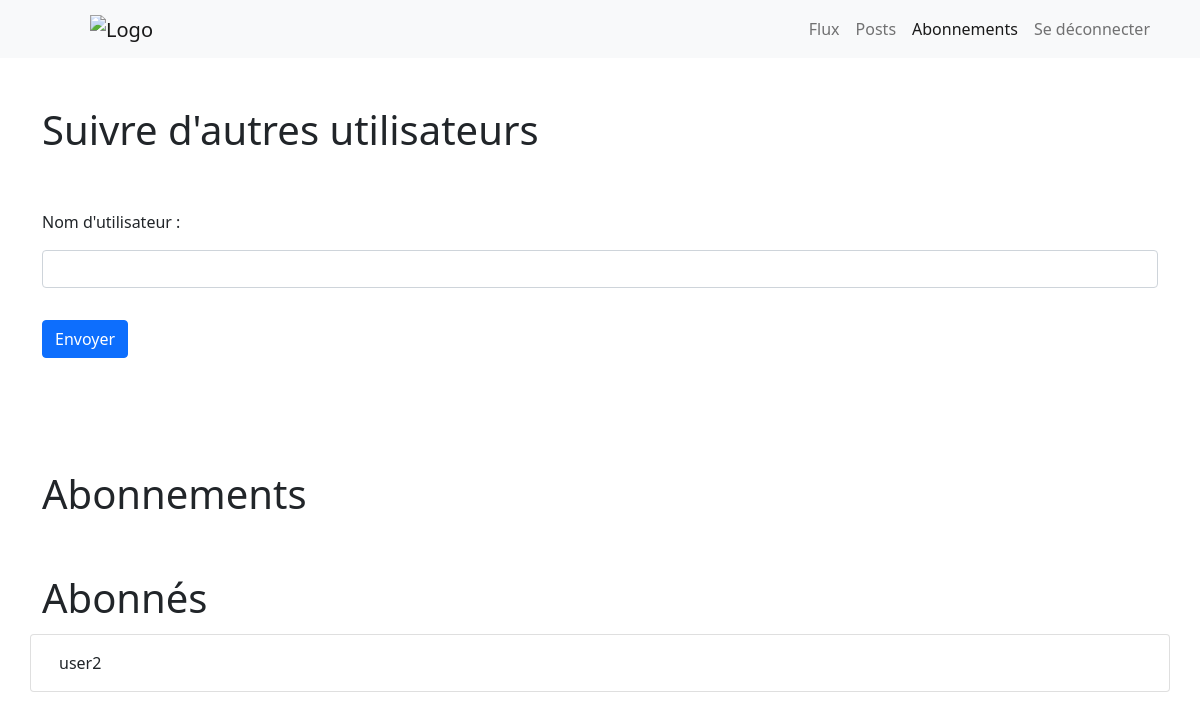
The page /flux/abonnements (signed in) on the database as committed earlier.
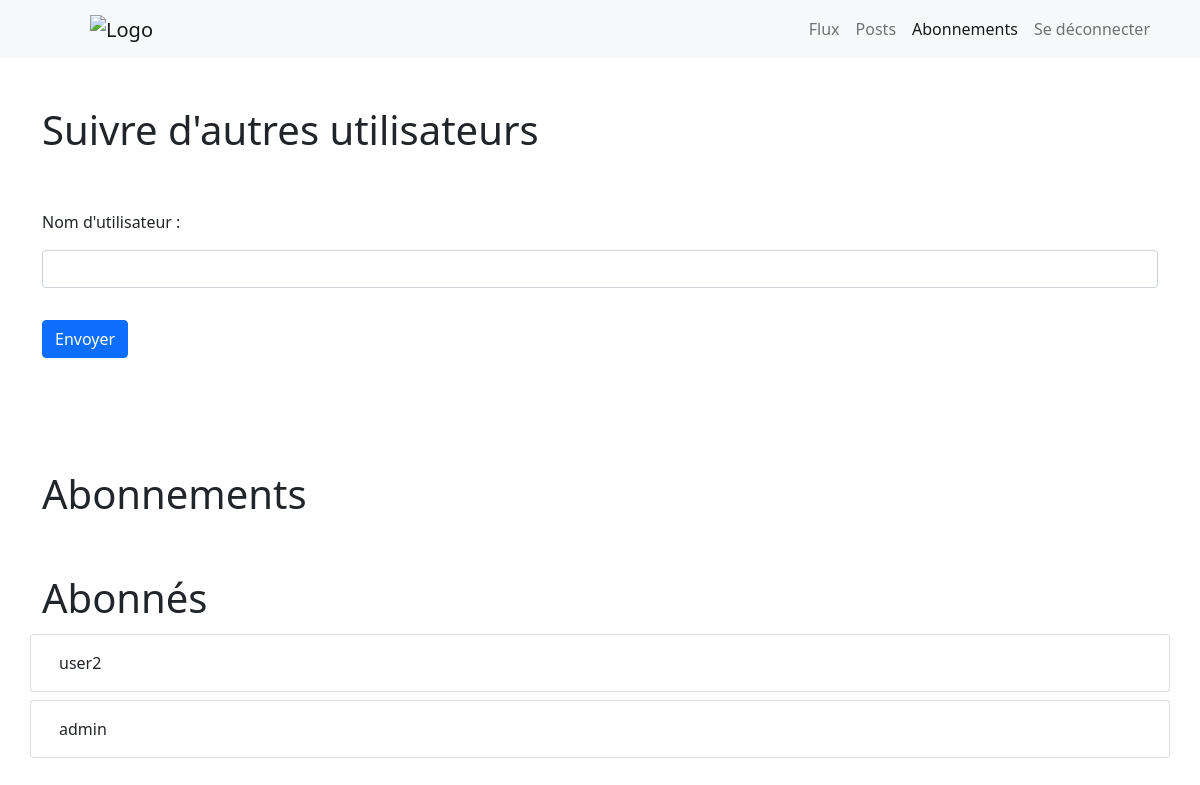
The same page on the database as committed later.
### flux/models.py (models this page shows)
class UserFollows(models.Model):
    user = models.ForeignKey(to=settings.AUTH_USER_MODEL, on_delete=models.CASCADE, related_name='following')
    followed_user = models.ForeignKey(to=settings.AUTH_USER_MODEL, on_delete=models.CASCADE, related_name='followed_by')
    class Meta:
        unique_together = ('user', 'followed_user', )

### flux/views.py (the view, shortened to what this page needs)
# urls.py: path('abonnements', views.abonnements, name='abonnements'),
@login_required
def abonnements(request):
    form = AbonnementsForm
    followed_users = UserFollows.objects.filter(user = request.user.id)
    followers = UserFollows.objects.filter(followed_user = request.user.id)
    context = {'form':form, 'followed_users':followed_users, 'followers':followers, 'current_page':'abonnements'}
    return render(request, 'flux/abonnements.html', context)

### flux/templates/flux/abonnements.html (shortened to what this page needs)
{% extends "base_generic.html" %}
{% block content %}
<div class="container my-5">
    <h1> Suivre d'autres utilisateurs</h1>
    <div class="row">
        <div class="col-12">
            <form class='my-5' action="" enctype="multipart/form-data" method="post">
                {{form}}
                <button id = "create-review-submit" type="submit" class="btn btn-primary my-3">Envoyer</button>
            </form>
        </div>
    </div>
</div>
<div class="container my-5">
    <h1>Abonnements</h1>
</div>
<div class="container my-5">
    <h1>Abonnés</h1>
    <div class="row">
        {% for follower in followers %}
            <div class="card my-1">
                <div class="card-body">
                    <p class="card-text">{{follower.user}}</p>
                </div>
            </div>
        {% endfor %}
    </div>
</div>
{% endblock content %}

Rows that differ between the two databases and show on the page:
added UserFollows: user "admin"
